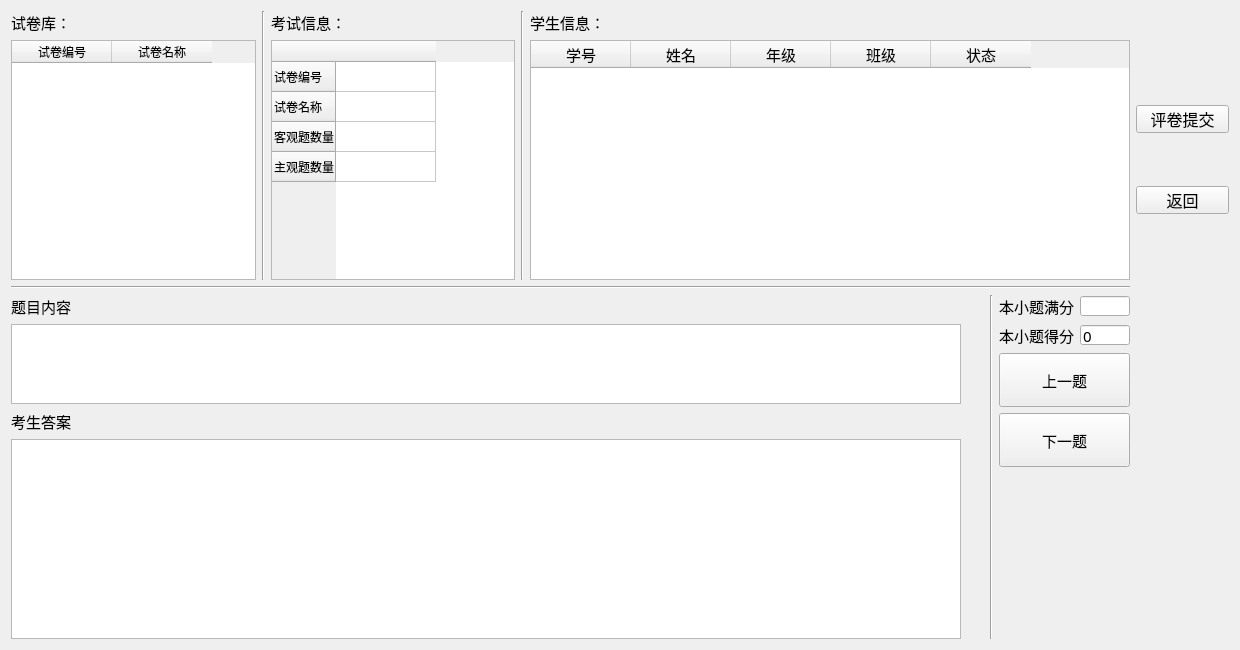
<?xml version="1.0" encoding="UTF-8"?>
<ui version="4.0">
 <class>SubMarkUI</class>
 <widget class="QWidget" name="SubMarkUI">
  <property name="geometry">
   <rect>
    <x>0</x>
    <y>0</y>
    <width>1240</width>
    <height>650</height>
   </rect>
  </property>
  <property name="sizePolicy">
   <sizepolicy hsizetype="Minimum" vsizetype="Fixed">
    <horstretch>0</horstretch>
    <verstretch>0</verstretch>
   </sizepolicy>
  </property>
  <property name="minimumSize">
   <size>
    <width>1240</width>
    <height>650</height>
   </size>
  </property>
  <property name="maximumSize">
   <size>
    <width>1240</width>
    <height>650</height>
   </size>
  </property>
  <property name="font">
   <font>
    <family>微软雅黑</family>
    <pointsize>11</pointsize>
   </font>
  </property>
  <property name="windowTitle">
   <string>主观题评分</string>
  </property>
  <layout class="QGridLayout" name="gridLayout">
   <item row="0" column="0">
    <layout class="QHBoxLayout" name="horizontalLayout_12">
     <item>
      <layout class="QVBoxLayout" name="verticalLayout_3">
       <item>
        <layout class="QHBoxLayout" name="horizontalLayout_11">
         <item>
          <widget class="QLabel" name="label_2">
           <property name="text">
            <string>试卷库：</string>
           </property>
          </widget>
         </item>
        </layout>
       </item>
       <item>
        <layout class="QHBoxLayout" name="horizontalLayout_10">
         <item>
          <widget class="QTableWidget" name="tableWidget_paper">
           <property name="sizePolicy">
            <sizepolicy hsizetype="Minimum" vsizetype="Expanding">
             <horstretch>0</horstretch>
             <verstretch>0</verstretch>
            </sizepolicy>
           </property>
           <property name="minimumSize">
            <size>
             <width>245</width>
             <height>0</height>
            </size>
           </property>
           <property name="sizeIncrement">
            <size>
             <width>0</width>
             <height>0</height>
            </size>
           </property>
           <property name="font">
            <font>
             <family>宋体</family>
             <pointsize>9</pointsize>
            </font>
           </property>
           <property name="editTriggers">
            <set>QAbstractItemView::NoEditTriggers</set>
           </property>
           <column>
            <property name="text">
             <string>试卷编号</string>
            </property>
           </column>
           <column>
            <property name="text">
             <string>试卷名称</string>
            </property>
           </column>
          </widget>
         </item>
        </layout>
       </item>
      </layout>
     </item>
     <item>
      <widget class="Line" name="line">
       <property name="orientation">
        <enum>Qt::Vertical</enum>
       </property>
      </widget>
     </item>
     <item>
      <layout class="QVBoxLayout" name="verticalLayout_2">
       <item>
        <layout class="QHBoxLayout" name="horizontalLayout_5">
         <item>
          <widget class="QLabel" name="label_9">
           <property name="text">
            <string>考试信息：</string>
           </property>
          </widget>
         </item>
         <item>
          <spacer name="horizontalSpacer">
           <property name="orientation">
            <enum>Qt::Horizontal</enum>
           </property>
           <property name="sizeHint" stdset="0">
            <size>
             <width>40</width>
             <height>20</height>
            </size>
           </property>
          </spacer>
         </item>
        </layout>
       </item>
       <item>
        <widget class="QTableWidget" name="tableWidget_examInfo">
         <property name="sizePolicy">
          <sizepolicy hsizetype="Expanding" vsizetype="Expanding">
           <horstretch>0</horstretch>
           <verstretch>0</verstretch>
          </sizepolicy>
         </property>
         <property name="maximumSize">
          <size>
           <width>500</width>
           <height>16777215</height>
          </size>
         </property>
         <property name="font">
          <font>
           <family>宋体</family>
           <pointsize>9</pointsize>
          </font>
         </property>
         <property name="editTriggers">
          <set>QAbstractItemView::NoEditTriggers</set>
         </property>
         <row>
          <property name="text">
           <string>试卷编号</string>
          </property>
         </row>
         <row>
          <property name="text">
           <string>试卷名称</string>
          </property>
         </row>
         <row>
          <property name="text">
           <string>客观题数量</string>
          </property>
         </row>
         <row>
          <property name="text">
           <string>主观题数量</string>
          </property>
         </row>
         <column>
          <property name="text">
           <string/>
          </property>
         </column>
        </widget>
       </item>
      </layout>
     </item>
     <item>
      <widget class="Line" name="line_2">
       <property name="orientation">
        <enum>Qt::Vertical</enum>
       </property>
      </widget>
     </item>
     <item>
      <layout class="QVBoxLayout" name="verticalLayout_4">
       <item>
        <layout class="QHBoxLayout" name="horizontalLayout_6">
         <item>
          <widget class="QLabel" name="label_6">
           <property name="text">
            <string>学生信息：</string>
           </property>
          </widget>
         </item>
         <item>
          <spacer name="horizontalSpacer_2">
           <property name="orientation">
            <enum>Qt::Horizontal</enum>
           </property>
           <property name="sizeHint" stdset="0">
            <size>
             <width>40</width>
             <height>20</height>
            </size>
           </property>
          </spacer>
         </item>
        </layout>
       </item>
       <item>
        <widget class="QTableWidget" name="tableWidget_userInfo">
         <property name="minimumSize">
          <size>
           <width>600</width>
           <height>192</height>
          </size>
         </property>
         <column>
          <property name="text">
           <string>学号</string>
          </property>
         </column>
         <column>
          <property name="text">
           <string>姓名</string>
          </property>
         </column>
         <column>
          <property name="text">
           <string>年级</string>
          </property>
         </column>
         <column>
          <property name="text">
           <string>班级</string>
          </property>
         </column>
         <column>
          <property name="text">
           <string>状态</string>
          </property>
         </column>
        </widget>
       </item>
      </layout>
     </item>
    </layout>
   </item>
   <item row="0" column="1" rowspan="3">
    <layout class="QVBoxLayout" name="verticalLayout">
     <item>
      <spacer name="verticalSpacer_13">
       <property name="orientation">
        <enum>Qt::Vertical</enum>
       </property>
       <property name="sizeHint" stdset="0">
        <size>
         <width>20</width>
         <height>40</height>
        </size>
       </property>
      </spacer>
     </item>
     <item>
      <spacer name="verticalSpacer_5">
       <property name="orientation">
        <enum>Qt::Vertical</enum>
       </property>
       <property name="sizeHint" stdset="0">
        <size>
         <width>20</width>
         <height>40</height>
        </size>
       </property>
      </spacer>
     </item>
     <item>
      <widget class="QPushButton" name="pushButton_submit">
       <property name="sizePolicy">
        <sizepolicy hsizetype="Expanding" vsizetype="Expanding">
         <horstretch>0</horstretch>
         <verstretch>0</verstretch>
        </sizepolicy>
       </property>
       <property name="minimumSize">
        <size>
         <width>93</width>
         <height>28</height>
        </size>
       </property>
       <property name="maximumSize">
        <size>
         <width>93</width>
         <height>28</height>
        </size>
       </property>
       <property name="font">
        <font>
         <family>SimSun-ExtB</family>
         <pointsize>12</pointsize>
        </font>
       </property>
       <property name="text">
        <string>评卷提交</string>
       </property>
      </widget>
     </item>
     <item>
      <spacer name="verticalSpacer_2">
       <property name="orientation">
        <enum>Qt::Vertical</enum>
       </property>
       <property name="sizeHint" stdset="0">
        <size>
         <width>20</width>
         <height>40</height>
        </size>
       </property>
      </spacer>
     </item>
     <item>
      <widget class="QPushButton" name="pushButton_back">
       <property name="sizePolicy">
        <sizepolicy hsizetype="Fixed" vsizetype="Fixed">
         <horstretch>0</horstretch>
         <verstretch>0</verstretch>
        </sizepolicy>
       </property>
       <property name="minimumSize">
        <size>
         <width>93</width>
         <height>28</height>
        </size>
       </property>
       <property name="maximumSize">
        <size>
         <width>93</width>
         <height>28</height>
        </size>
       </property>
       <property name="font">
        <font>
         <family>SimSun-ExtB</family>
         <pointsize>12</pointsize>
         <weight>50</weight>
         <italic>false</italic>
         <bold>false</bold>
         <underline>false</underline>
         <strikeout>false</strikeout>
        </font>
       </property>
       <property name="layoutDirection">
        <enum>Qt::RightToLeft</enum>
       </property>
       <property name="text">
        <string>返回</string>
       </property>
      </widget>
     </item>
     <item>
      <spacer name="verticalSpacer_6">
       <property name="orientation">
        <enum>Qt::Vertical</enum>
       </property>
       <property name="sizeHint" stdset="0">
        <size>
         <width>20</width>
         <height>40</height>
        </size>
       </property>
      </spacer>
     </item>
     <item>
      <spacer name="verticalSpacer_10">
       <property name="orientation">
        <enum>Qt::Vertical</enum>
       </property>
       <property name="sizeHint" stdset="0">
        <size>
         <width>20</width>
         <height>40</height>
        </size>
       </property>
      </spacer>
     </item>
     <item>
      <spacer name="verticalSpacer_4">
       <property name="orientation">
        <enum>Qt::Vertical</enum>
       </property>
       <property name="sizeHint" stdset="0">
        <size>
         <width>20</width>
         <height>40</height>
        </size>
       </property>
      </spacer>
     </item>
     <item>
      <spacer name="verticalSpacer_3">
       <property name="orientation">
        <enum>Qt::Vertical</enum>
       </property>
       <property name="sizeHint" stdset="0">
        <size>
         <width>20</width>
         <height>40</height>
        </size>
       </property>
      </spacer>
     </item>
     <item>
      <spacer name="verticalSpacer_7">
       <property name="orientation">
        <enum>Qt::Vertical</enum>
       </property>
       <property name="sizeHint" stdset="0">
        <size>
         <width>20</width>
         <height>40</height>
        </size>
       </property>
      </spacer>
     </item>
     <item>
      <spacer name="verticalSpacer_9">
       <property name="orientation">
        <enum>Qt::Vertical</enum>
       </property>
       <property name="sizeHint" stdset="0">
        <size>
         <width>20</width>
         <height>40</height>
        </size>
       </property>
      </spacer>
     </item>
     <item>
      <spacer name="verticalSpacer_11">
       <property name="orientation">
        <enum>Qt::Vertical</enum>
       </property>
       <property name="sizeHint" stdset="0">
        <size>
         <width>20</width>
         <height>40</height>
        </size>
       </property>
      </spacer>
     </item>
     <item>
      <spacer name="verticalSpacer_12">
       <property name="orientation">
        <enum>Qt::Vertical</enum>
       </property>
       <property name="sizeHint" stdset="0">
        <size>
         <width>20</width>
         <height>40</height>
        </size>
       </property>
      </spacer>
     </item>
     <item>
      <spacer name="verticalSpacer_8">
       <property name="orientation">
        <enum>Qt::Vertical</enum>
       </property>
       <property name="sizeHint" stdset="0">
        <size>
         <width>20</width>
         <height>40</height>
        </size>
       </property>
      </spacer>
     </item>
    </layout>
   </item>
   <item row="1" column="0">
    <widget class="Line" name="line_4">
     <property name="orientation">
      <enum>Qt::Horizontal</enum>
     </property>
    </widget>
   </item>
   <item row="2" column="0">
    <layout class="QHBoxLayout" name="horizontalLayout_2">
     <item>
      <layout class="QVBoxLayout" name="verticalLayout_10">
       <item>
        <widget class="QLabel" name="label_4">
         <property name="minimumSize">
          <size>
           <width>1100</width>
           <height>0</height>
          </size>
         </property>
         <property name="text">
          <string>题目内容</string>
         </property>
        </widget>
       </item>
       <item>
        <widget class="QTextBrowser" name="textBrowser_answser">
         <property name="sizePolicy">
          <sizepolicy hsizetype="Fixed" vsizetype="Fixed">
           <horstretch>0</horstretch>
           <verstretch>0</verstretch>
          </sizepolicy>
         </property>
         <property name="minimumSize">
          <size>
           <width>950</width>
           <height>0</height>
          </size>
         </property>
         <property name="maximumSize">
          <size>
           <width>950</width>
           <height>80</height>
          </size>
         </property>
         <property name="font">
          <font>
           <pointsize>10</pointsize>
          </font>
         </property>
        </widget>
       </item>
       <item>
        <widget class="QLabel" name="label_5">
         <property name="text">
          <string>考生答案</string>
         </property>
        </widget>
       </item>
       <item>
        <widget class="QTextBrowser" name="textBrowser_title">
         <property name="sizePolicy">
          <sizepolicy hsizetype="Fixed" vsizetype="Fixed">
           <horstretch>0</horstretch>
           <verstretch>0</verstretch>
          </sizepolicy>
         </property>
         <property name="minimumSize">
          <size>
           <width>950</width>
           <height>200</height>
          </size>
         </property>
         <property name="maximumSize">
          <size>
           <width>950</width>
           <height>16777215</height>
          </size>
         </property>
         <property name="font">
          <font>
           <pointsize>10</pointsize>
          </font>
         </property>
        </widget>
       </item>
      </layout>
     </item>
     <item>
      <widget class="Line" name="line_5">
       <property name="orientation">
        <enum>Qt::Vertical</enum>
       </property>
      </widget>
     </item>
     <item>
      <layout class="QVBoxLayout" name="verticalLayout_8">
       <item>
        <layout class="QVBoxLayout" name="verticalLayout_7">
         <item>
          <layout class="QHBoxLayout" name="horizontalLayout_9">
           <item>
            <widget class="QLabel" name="label">
             <property name="text">
              <string>本小题满分</string>
             </property>
            </widget>
           </item>
           <item>
            <widget class="QLineEdit" name="lineEdit_mark">
             <property name="minimumSize">
              <size>
               <width>50</width>
               <height>20</height>
              </size>
             </property>
             <property name="maximumSize">
              <size>
               <width>50</width>
               <height>20</height>
              </size>
             </property>
             <property name="dragEnabled">
              <bool>false</bool>
             </property>
             <property name="readOnly">
              <bool>true</bool>
             </property>
            </widget>
           </item>
          </layout>
         </item>
         <item>
          <layout class="QHBoxLayout" name="horizontalLayout">
           <item>
            <widget class="QLabel" name="label_3">
             <property name="text">
              <string>本小题得分</string>
             </property>
            </widget>
           </item>
           <item>
            <widget class="QLineEdit" name="lineEdit_GotMark">
             <property name="minimumSize">
              <size>
               <width>50</width>
               <height>20</height>
              </size>
             </property>
             <property name="maximumSize">
              <size>
               <width>50</width>
               <height>20</height>
              </size>
             </property>
             <property name="toolTip">
              <string>&lt;!DOCTYPE HTML PUBLIC &quot;-//W3C//DTD HTML 4.0//EN&quot; &quot;http://www.w3.org/TR/REC-html40/strict.dtd&quot;&gt;
&lt;html&gt;&lt;head&gt;&lt;meta name=&quot;qrichtext&quot; content=&quot;1&quot; /&gt;&lt;style type=&quot;text/css&quot;&gt;
p, li { white-space: pre-wrap; }
&lt;/style&gt;&lt;/head&gt;&lt;body style=&quot; font-family:'微软雅黑'; font-size:11pt; font-weight:400; font-style:normal;&quot;&gt;
&lt;p style=&quot; margin-top:0px; margin-bottom:0px; margin-left:0px; margin-right:0px; -qt-block-indent:0; text-indent:0px;&quot;&gt;为该题评分&lt;/p&gt;&lt;/body&gt;&lt;/html&gt;</string>
             </property>
             <property name="text">
              <string>0</string>
             </property>
             <property name="echoMode">
              <enum>QLineEdit::Normal</enum>
             </property>
            </widget>
           </item>
          </layout>
         </item>
         <item>
          <widget class="QPushButton" name="pushButton_Pre">
           <property name="sizePolicy">
            <sizepolicy hsizetype="Expanding" vsizetype="Expanding">
             <horstretch>0</horstretch>
             <verstretch>0</verstretch>
            </sizepolicy>
           </property>
           <property name="maximumSize">
            <size>
             <width>150</width>
             <height>16777215</height>
            </size>
           </property>
           <property name="text">
            <string>上一题</string>
           </property>
          </widget>
         </item>
         <item>
          <widget class="QPushButton" name="pushButton_Next">
           <property name="sizePolicy">
            <sizepolicy hsizetype="Expanding" vsizetype="Expanding">
             <horstretch>0</horstretch>
             <verstretch>0</verstretch>
            </sizepolicy>
           </property>
           <property name="maximumSize">
            <size>
             <width>150</width>
             <height>16777215</height>
            </size>
           </property>
           <property name="text">
            <string>下一题</string>
           </property>
          </widget>
         </item>
        </layout>
       </item>
       <item>
        <layout class="QVBoxLayout" name="verticalLayout_6">
         <item>
          <spacer name="verticalSpacer">
           <property name="orientation">
            <enum>Qt::Vertical</enum>
           </property>
           <property name="sizeHint" stdset="0">
            <size>
             <width>20</width>
             <height>40</height>
            </size>
           </property>
          </spacer>
         </item>
        </layout>
       </item>
      </layout>
     </item>
    </layout>
   </item>
  </layout>
 </widget>
 <resources/>
 <connections/>
</ui>
